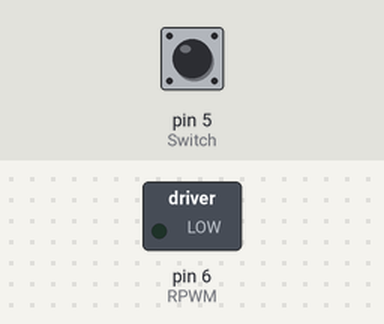
Recording of a sketch running on a simulated Arduino Uno, built with avr-gcc and run on an emulated ATmega328P. Parts: switched loads named in the sketch (green lamp = pin HIGH). Inputs (shaded band) come from the test bench; at power-on: pin 5 (Switch) HIGH. What the sketch prints to the serial monitor is not drawn.

Above: at 1.2 s.
1.3 s: pin 5 (Switch) pulled LOW for 0.15 s
At 1.6 s:
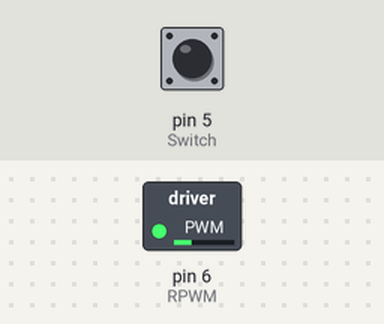
3.4 s: pin 5 (Switch) pulled LOW for 3.2 s
At 6.74 s:
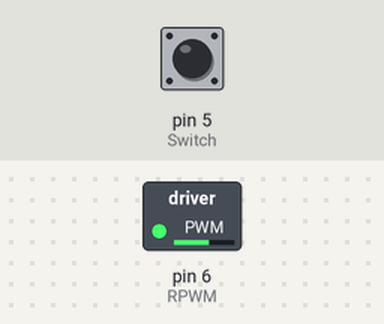
8.1 s: pin 5 (Switch) pulled LOW for 1 s
At 10.1 s:
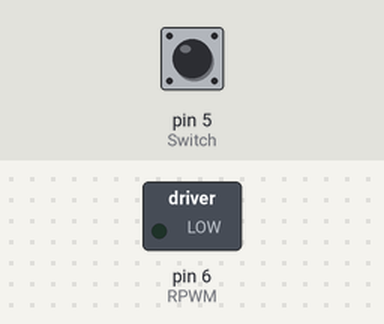
Timing chart, 0 to 11.6 s (numbered marks = the images above; inputs shaded):
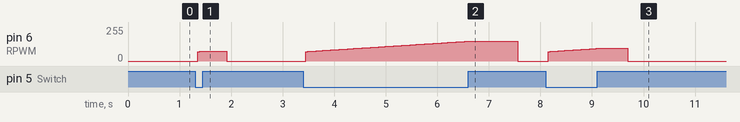

The sketch:

open-ride-on.ino
```cpp
// =======================================================================================
//                                  Kid Motorz 12V Conversion -- Shelby Cobra
// =======================================================================================
//                            Modified youtube.com\PatchBOTS Code by: vintagegamingsystems
// =======================================================================================
//                                    microcontroller  ---  Arduino Micro
// --------------------------------------------------------------------------------------
//
//                                               Arduino Micro
//                                               ------------
//                                               |           |
//                                      +--------------------------------+
//                                      |                                |
//                                      | [ ]D13~             D12|A11[ ] |
//                                      | [ ]+3V3                ~D11[ ] |
//                                      | [ ]AREF            ~D10|A10[ ] |
//                                      | [ ]A0|D18            ~D9|A9[ ] |
//                                      | [ ]A1|D19             D8|A8[ ] |
//                                      | [ ]A2|D20                D7[ ] |
//                                      | [ ]A3|D21            ~D6|A7[ ] | RPWM
//                                      | [ ]A4|D22               ~D5[ ] | Accelerator Switch
//                                      | [ ]A5|D23            ~D4|A6[ ] |
//                                      | [ ]NC               ~D3|SCL[ ] |
//                                      | [ ]NC                D2/SDA[ ] |
//       IBT_2 H-Bridge VCC, EN_L, EN_R | [ ]+5                   GND[ ] | Accelerator Switch GND
//                                      | [ ]Reset              Reset[ ] |
//                   IBT_2 H-Bridge GND | [ ]GND                D0/RX[ ] |
//                                      | [ ]VIN                D1/TX[ ] |
//                                      | [ ]MISO/D14          D17/SS[ ] |
//                                      | [ ]SCK/D15         D16/MOSI[ ] |
//                                      +--------------------------------+
//
//
// ---------------------------------------------------------------------------------------
//                                   NOTES
// ---------------------------------------------------------------------------------------
// Code ramps motor up while accelerator is depressed and ramps motor down when accelerator is not pressed.
//
// ---------------------------------------------------------------------------------------
//                                   definitions
// ---------------------------------------------------------------------------------------

#define Switch  5 //defines Pin 5 on the Arduino for the digital switch at the gas pedal
// Changed this so I could input 5volts for gas pedal detection.
#define RPWM 6  // Wire this to RPWM on the BTS7960 motor controller.
//#define LPWM 10 // This isn't used in the code.  It would give us a reverse function via the motor controller, which isn't really useful in this setting.


//Below are variables we will be using in the code.
int gasSwitch = 1;

int pwmWrite = 0; //default boot up speed is 0
int rampSpeed; //this will be the starting point of our "ramp ups" in Speed 2 and Speed 3


void setup() {  //this section just tells the arduino what pins will be doing what

  Serial.begin(38400);

  pinMode (Switch, INPUT_PULLUP); // Changed this so I could input 5volts for gas pedal detection.
  pinMode (RPWM, OUTPUT);
//  pinMode (LPWM, OUTPUT);
  //analogWrite(RPWM, HIGH);
}


// ---------------------------------------------------------------------------------------
//                                  MAIN PROGRAM LOOP
// ---------------------------------------------------------------------------------------

void loop() {  //THIS IS THE START OF OUR MAIN LOOP

  //**************************GET VALUES*********************************************

  gasSwitch = digitalRead(Switch); //check to see if Gas Pedal is engaged
  Serial.print(gasSwitch);


  if (true)
      {
      pwmWrite = 215; //this value determines the top PWM value at the 2nd setting. The number is out of 255 so in this case 215/255 is about 85% power. Change value as you see fit
      //rampSpeed = 0; //Changed this 0 so we don't draw power when the gas pedal is not pressed.
        while   (gasSwitch == 1)
        { //this while loop stops everything while the gas pedal is open.
          Serial.print("GasSwitch");
          Serial.println(gasSwitch);
          Serial.println(rampSpeed);
          if (rampSpeed > 0)
           { rampSpeed--; // Subtract 1 to ramp speed to decrease motor speed
           delay(4); // Delays ramp speed decrease to slow the vehicle down slowly
            Serial.println(rampSpeed);
            analogWrite(RPWM, rampSpeed); //while the gas pedal is open, write our starting point to the motors.
            gasSwitch = digitalRead(Switch); //check again to see to if gas pedal is pressed.
        }
        Serial.println(rampSpeed);
            analogWrite(RPWM, rampSpeed); //while the gas pedal is open, write our starting point to the motors.
            gasSwitch = digitalRead(Switch); //check again to see to if gas pedal is pressed.

      }
        rampSpeed=70; //Our goal is to ramp up to "pwmWrite."  I chose 175 as a starting point for that ramp based on the fact that I've run that value a lot without problems for the gears.
        while (gasSwitch == 0 )
        { //if Gas Pedal is pressed....
          Serial.print("Gas_ON: ");
          Serial.println(gasSwitch);
            if (rampSpeed < pwmWrite)
            { //and rampSpeed is below our top speed....
               Serial.print("RampSpeed: ");
               Serial.println(rampSpeed);
               rampSpeed++; //add 1 to ramp speed
               delay(40); //40//delay before running the previous two lines again.  In my bench tests, a 20ms delay equals a 1 second ramp up from 175 to 215.  40ms = 2 seconds, 60 = 3 seconds, 80 = 4 seconds and so on. This will vary, but a decent starting point.
               analogWrite(RPWM, rampSpeed);
               Serial.println(RPWM);
            }
      analogWrite(RPWM, rampSpeed); //write the current value of rampSpeed (when the if statement catches up to the final "pwmWrite" speed, it will hang there until the foot is taken off the gas).
      gasSwitch = digitalRead(Switch); //check again to see to if gas pedal is pressed.
        }
      }

}

//Use for debugging.


//Serial.print("PWM Write: ");
//Serial.print(pwmWrite);
//Serial.print(", ");
//Serial.print("RampSpeed: ");
//Serial.print(rampSpeed);
//Serial.print(", ");
//Serial.println("24V");
```

Measured:
- after the input at 1.3 s, pin 6 (RPWM): 0/255 → 73/255 after 0.05 s, → 0/255 0.56 s later
- after the input at 3.4 s, pin 6 (RPWM): rises from 0/255 to 148/255 in 3.1 s, then falls to 0/255 in 0.99 s
- after the input at 8.1 s, pin 6 (RPWM): rises from 0/255 to 94/255 in 0.93 s, then falls to 0/255 in 0.61 s
